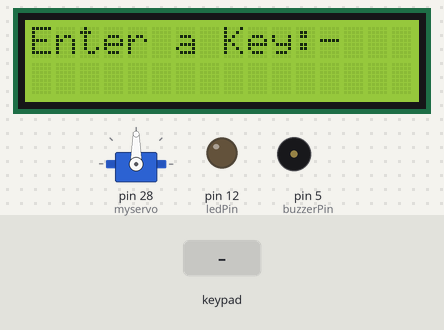
Recording of a sketch running on a simulated Arduino Mega 2560, built with avr-gcc and run on an emulated ATmega2560. Parts: 16×2 character LCD, servo, output pins drawn as LEDs (lit = HIGH), buzzer (waves = sounding, pin HIGH). Dashed ring = blinking. Inputs (shaded band) come from the test bench.

Above: at 1.2 s.
1.3 s: keypad keys 2 6 2 2 2 1 2 0 # pressed 0.4 s apart
At 3.1 s:
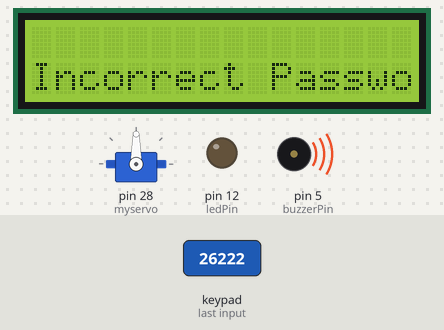
7.5 s: key 'A' pressed
At 7.8 s:
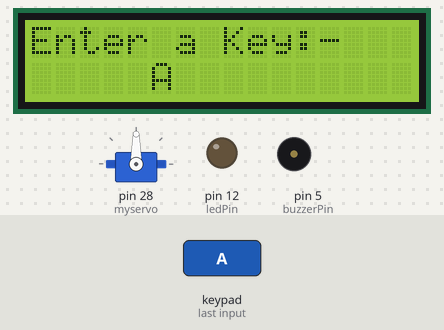
9.0 s: key 'B' pressed
At 10.2 s:
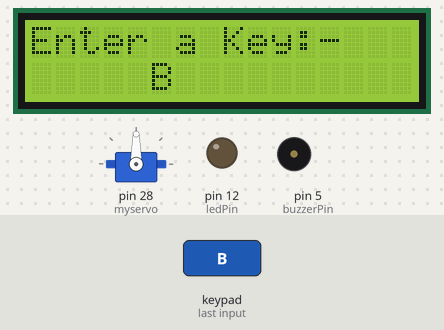
10.5 s: keypad keys 1 2 3 4 pressed 0.4 s apart
At 12.3 s:
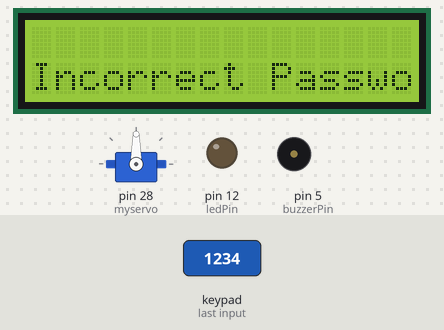
14.3 s: key '1' pressed
At 15.1 s:
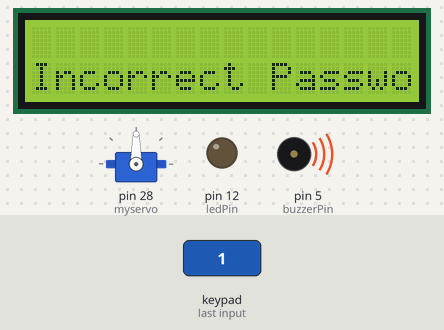
17.3 s: keypad keys 1 2 3 4 # pressed 0.4 s apart
At 18.55 s:
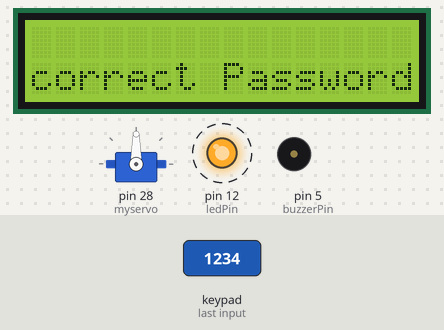
Timing chart, 0 to 26.1 s (numbered marks = the images above; inputs shaded):
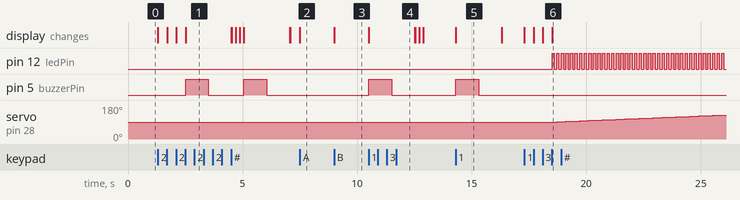

Measured:
- after the input at 1.3 s, pin 5 (buzzerPin): alternates HIGH for 1.0 s and LOW for 1.5 s, starting after 1.2 s; the display: first changes at once (image 1 shows a later state)
- after the input at 7.5 s, the display: changes at once (image 2)
- after the input at 9.0 s, the display: changes at once (image 3)
- after the input at 10.5 s, pin 5 (buzzerPin): LOW → HIGH at once, → LOW 1.0 s later; the display: changes at once (image 4)
- after the input at 14.3 s, pin 5 (buzzerPin): LOW → HIGH at once, → LOW 1.0 s later; the display: changes at once (image 5)
- after the input at 17.3 s, pin 12 (ledPin): alternates HIGH for 0.10 s and LOW for 0.10 s, starting after 1.2 s; servo on pin 28 (myservo): moves from 90° to 127° over 7.2 s, starting after 1.4 s; the display: first changes at once (image 6 shows a later state)
- what the display in image 5 shows lasts 2.0 s, from 14.3 s to 16.3 s

The sketch:

smart-door-lock-raspberry-pi-wokwi.ino
```cpp
#include <Keypad.h>
#include <Servo.h>
#include <LiquidCrystal.h>

#define codeLength 5
Servo myservo;
char Code[codeLength];
char PassW[codeLength] = "1234";
byte keycount = 0;

const uint8_t ROWS = 4;
const uint8_t COLS = 4;

char keys[ROWS][COLS] = {
  {'1','2','3','A'},
  {'4','5','6','B'},
  {'7','8','9','C'},
  {'*','0','#','D'}
};

LiquidCrystal lcd(13,11,9,8,7,6);
uint8_t rowPins[ROWS] = { 26, 22, 21, 20 };
uint8_t colPins[COLS] = { 19, 18, 17, 16 };

Keypad customKeypad = Keypad(makeKeymap(keys), rowPins, colPins, ROWS, COLS);

const int ledPin = 12;
const int buzzerPin = 5;

void setup() {
  pinMode(ledPin, OUTPUT);
  pinMode(buzzerPin, OUTPUT);
  digitalWrite(ledPin, LOW);
  digitalWrite(buzzerPin, LOW);

  lcd.begin(16, 2);
  lcd.print("Enter a Key:-");
  myservo.attach(28);
}

void loop() {
  int pos;
  char customKey = customKeypad.getKey();
  if (customKey) {
    Code[keycount] = customKey;
    Serial.print(Code[keycount]);
    lcd.setCursor(5, 1);
    lcd.print(Code[keycount]);
    keycount++;
  }

  if (keycount == codeLength - 1) {
    Serial.println("");
    if (!strcmp(Code, PassW)) {
      Serial.println("Correct Password");
      lcd.clear();
      lcd.setCursor(0, 1);
      lcd.print("correct Password");

      for (pos = 90; pos <= 180; pos++) {
        myservo.write(pos);
        digitalWrite(ledPin, HIGH);
        delay(100);
        digitalWrite(ledPin, LOW);
        delay(100);
      }
      delay(1000);

      for (pos = 180; pos >= 90; pos--) {
        myservo.write(pos);
        delay(40);
      }

      resetDisplay();
    } else {
      Serial.println("Incorrect Password");
      lcd.clear();
      lcd.setCursor(0, 1);
      lcd.print("Incorrect Password");

      digitalWrite(buzzerPin, HIGH);
      delay(1000);
      digitalWrite(buzzerPin, LOW);

      delay(1000);

      resetDisplay();
    }

    deletecount();
  }
}

void deletecount() {
  while (keycount != 0) {
    Code[keycount--] = 0;
  }
}

void resetDisplay() {
  lcd.clear();
  lcd.setCursor(0, 0);
  lcd.print("Enter a Key:-");
}
```
